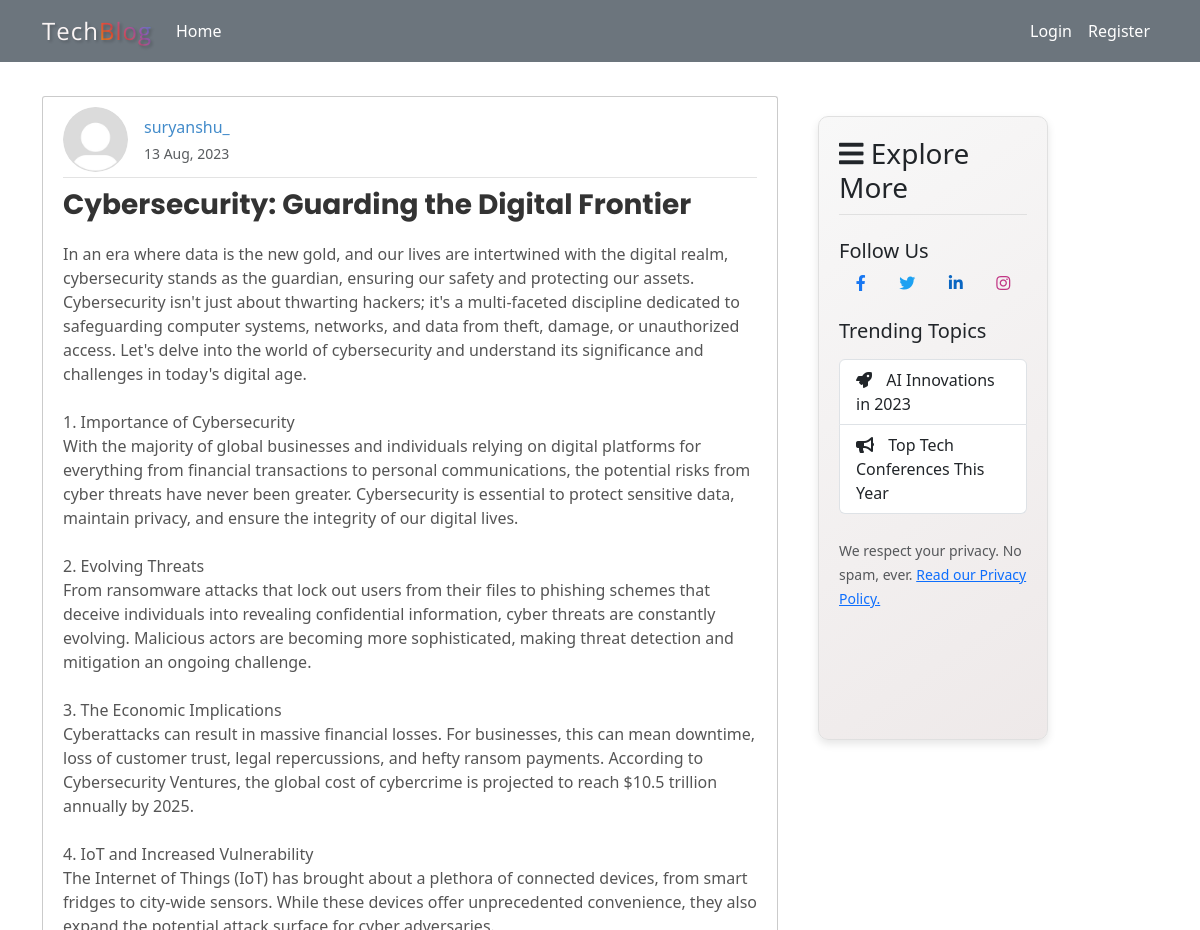
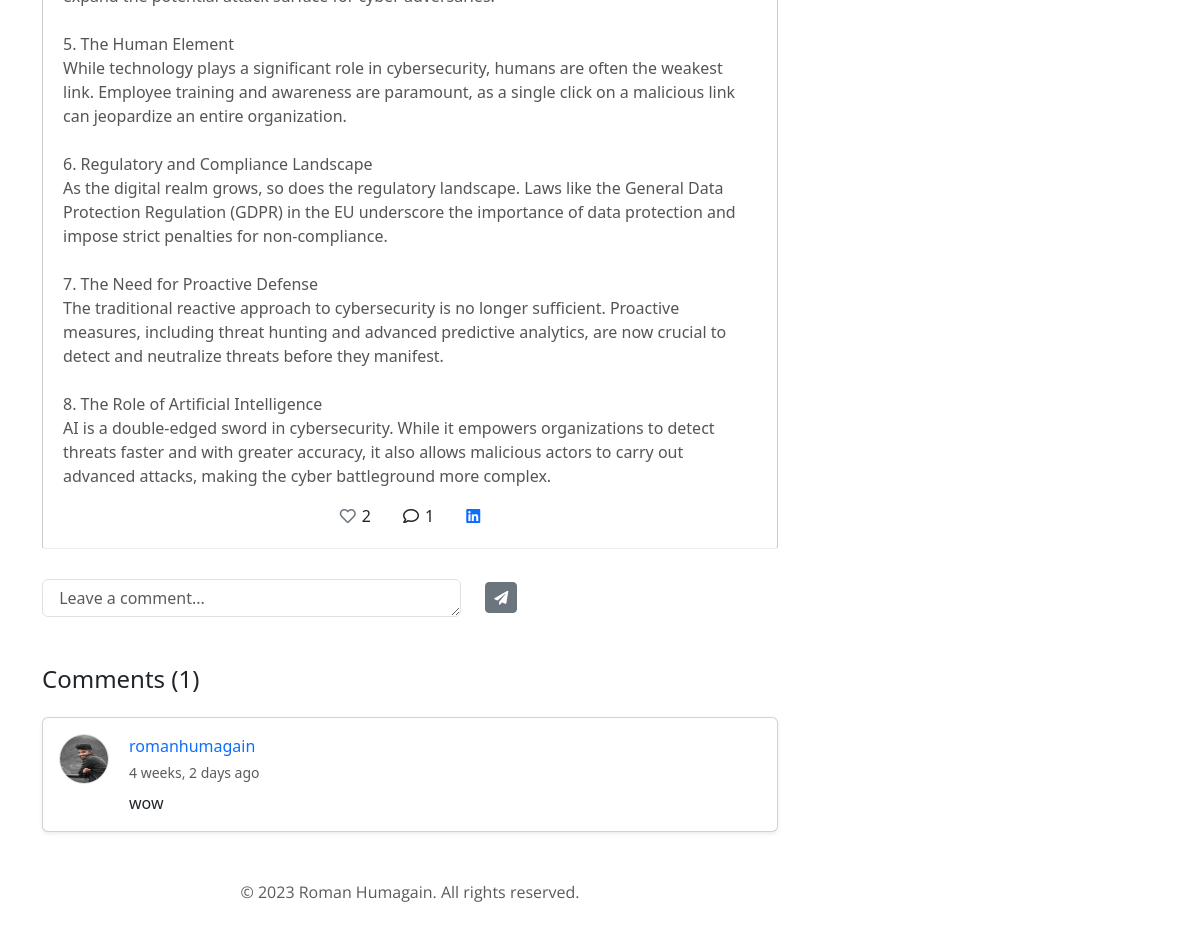
The page /post-details/cybersecurity-059ada4a-2db2-4089-8c98-17434459f6f1/ on the database its author committed (2 pictures, top to bottom).
### Blog/models.py (models this page shows, shortened)
class BlogPost(models.Model):
  author = models.ForeignKey(User , on_delete=models.CASCADE , related_name='posts')
  slug = models.SlugField(null=True,unique=True)
  title = models.CharField(max_length=100)
  content = models.TextField()
  image = models.ImageField(null= True , blank=True, upload_to='blog_image')
  date_posted = models.DateTimeField(default = timezone.now)
  likes_count = models.IntegerField(null=True, default=0)
  is_archived = models.BooleanField(default=False)
  objects = BlogPostManager()
  all_objects = models.Manager()
  def get_absolute_url(self):
    return reverse('post-details' , kwargs={'slug':self.slug})

class BlogComment(models.Model):
  user = models.ForeignKey(User , on_delete=models.CASCADE)
  post = models.ForeignKey(BlogPost , on_delete=models.CASCADE)
  comment = models.TextField()
  parent_comment = models.ForeignKey('self' , on_delete=models.CASCADE , null=True )
  comment_posted_date = models.DateTimeField(default= timezone.now)

### Users/models.py (models this page shows, shortened)
class Profile(models.Model):
    user = models.OneToOneField(User, on_delete=models.CASCADE)
    previous_logged_in_date = models.DateTimeField(null=True , blank=True)
    slug = models.SlugField(null=True,unique=True)
    profile_pic = models.ImageField(default='profile_pics/default.jpg', upload_to='profile_pics')
    bio = models.TextField(null=True, default=None)
    follower_count = models.IntegerField(null=True, default=0)
    following_count = models.IntegerField(null=True, default=0)
    following = models.ManyToManyField('self' , through = 'Follow' , related_name='followers' , symmetrical=False)

### Blog/views.py (the view)
# urls.py: path('post-details/<slug:slug>/' , PostDetailsView.as_view() , name="post-details"),
class PostDetailsView(DetailView):
  model = BlogPost
  template_name = 'blog/post_detail.html'
  def get_context_data(self, **kwargs):
    context = super().get_context_data(**kwargs)
    post = get_object_or_404(BlogPost, slug = self.kwargs.get('slug'))
    context['comments'] = BlogComment.objects.filter(post = post).order_by('-comment_posted_date')
    if self.request.user.is_authenticated:
            has_liked_post = Like.objects.filter(user=self.request.user , post = post).exists()
            context['has_liked_post'] = has_liked_post
    return context

### Blog/context_processors.py (called while the page is built, shortened)
def notification_count(request):
    return {}

### Blog/manager.py (called while the page is built)
  def get_queryset(self) -> QuerySet:
    return super().get_queryset().filter(is_archived = False)

### Blog/templates/blog/post_detail.html (shortened to what this page needs)
{% extends 'blog/base.html' %}
{% load static %}
{% block body %}
{% load humanize %}
<article class="media content-section">
    <div class="media-body">
        <div class="article-metadata d-flex flex-column flex-md-row justify-content-between">
            <div class="d-flex flex-column flex-md-row align-items-start align-items-md-center mb-2 mb-md-1">
                <img class="rounded-circle article-img mr-md-3" src="{{ object.author.profile.profile_pic.url }}"
                    style="width: 65px; height: 65px;">
                <div class="mt-2 mt-md-0">
                    {% if user.profile.slug == object.author.profile.slug %}
                    <a class="d-block font-weight-bold" href="{% url 'user_profile' %}">{{ object.author }}</a>
                    {% else %}
                    <a class="d-block font-weight-bold"
                        href="{% url 'user-profile-details' object.author.profile.slug  %}">{{ object.author }}</a>
                    {% endif %}
                    <small class="text-muted d-block mt-1">{{ object.date_posted|date:"j M, Y" }}</small>
                </div>
            </div>
        </div>
        <h3><a class="article-title" href="">{{ object.title }}</a></h3>
        <p class="article-content">{{ object.content }}</p>
    </div>
    <div class="icons-container d-flex justify-content-center align-items-center">
        <a href="{% url 'like_post' object.id %}"
            class="icon-link like-btn d-flex align-items-center mx-3 text-decoration-none"
            data-post-id="{{ object.id }}">
            <i
                class="{% if has_liked_post %}fas fa-heart text-danger{% else %}far fa-heart text-secondary {% endif %}"></i>
            <span class="icon-count ml-2 text-dark">{{ object.likes_count }}</span>
        </a>
        <a href="{% url 'post-details' object.slug  %}#comments"
            class="icon-link comment-icon d-flex align-items-center mx-3 text-decoration-none">
            <i class="far fa-comment text-dark"></i>
            <span class="icon-count ml-2 text-dark">{{ object.blogcomment_set.count }}</span>
        </a>
        <a href="https://www.linkedin.com/shareArticle?mini=true&url={{ request.build_absolute_uri|add:object.get_absolute_url }}&title={{ post.title }}"
            target="_blank" class="icon-link d-flex align-items-center mx-3 text-decoration-none">
            <i class="fab fa-linkedin text-primary"></i>
        </a>
    </div>
</article>
{% if not user.profile.slug == object.author.profile.slug %}
<form action="{% url 'post-comment' object.slug %}" method="POST">
    <div class="row mt-3">
        <div class="col-8 col-md-7">
            <textarea name="comment" class="form-control .small-comment-textarea" rows="1"
                placeholder=" Leave a comment..."></textarea>
        </div>
        <div class="col-2 col-md-4 d-flex align-items-center">
            <button type="submit" class="btn btn-secondary btn-sm mr-4">
                <i class="fas fa-paper-plane"></i>
            </button>
        </div>
    </div>
</form>
{% endif %}
<section class="mt-5">
    <h4 id="comments" class="mb-4">Comments ({{comments.count}})</h4>
    {% for comment in comments %}
    <div class="card mb-3 p-3 shadow-sm">
        <div class="d-flex align-items-start">
            <img class="rounded-circle border " src="{{ comment.user.profile.profile_pic.url }}"
                alt="{{ comment.user.username }}" style="width: 50px; height: 50px; margin-right: 20px;">
            <div class="flex-grow-1">
                <div class="d-flex justify-content-between align-items-center mb-1">
                    {% if comment.user.profile.slug == user.profile.slug %}
                    <a class="font-weight-bold text-primary" href="{% url 'user_profile' %}"
                        style="text-decoration: none;">{{ comment.user.username }}</a>
                    {% else %}
                    <a class="font-weight-bold" href="{% url 'user-profile-details' comment.user.profile.slug  %}"
                        style="text-decoration: none;">{{ comment.user.username }}</a>
                    {% endif %}
                </div>
                <small class="text-muted d-block mb-2">{{ comment.comment_posted_date|naturaltime }}</small>
                <p class="mb-0">{{ comment.comment }}</p>
            </div>
        </div>
    </div>
    {% empty %}
    <p class="text-muted mt-3">No comments yet. Be the first one to comment!</p>
    {% endfor %}
</section>
{% endblock body %}

### Blog/static/blog/css/base.css (style rules this page uses)
body { font-family: 'Nunito', sans-serif; background-color: #fff; color: #333; }
.content-section { background: #ffffff; padding: 10px 20px; border: 1px solid #cbcbcb; border-radius: 3px; margin-bottom: 20px; }
.article-title { color: #444444; text-decoration: none; }
.article-img { height: 65px; width: 65px; margin-right: 16px; }
.article-metadata { padding-bottom: 1px; margin-bottom: 4px; border-bottom: 1px solid #e3e3e3; text-decoration: none; }
.article-metadata a { font-weight: normal; color: #428bca; text-decoration: none; }
.article-title { font-family: 'Poppins', sans-serif; font-weight: 700; color: #333; text-decoration: none; margin-top: 10px; display: block; }
.article-content { font-size: 16px; line-height: 1.5; color: #555; margin-top: 20px; }
.article-content { white-space: pre-line; }
.media.content-section { margin-bottom: 30px; border-bottom: 1px solid #eee; padding-bottom: 20px; }
.text-muted { font-weight: lighter; }

### rows shown on the page
BlogPost: author.profile.profile_pic (placeholder picture), author "suryanshu_", date_posted "13 Aug, 2023", title "Cybersecurity: Guarding the Digital Frontier", content "In an era where data is the new gold, and our lives are intertwined with the digital realm, cybersecurity stands as the guardian, ensuring our safety and protecting our assets. Cybersecurity isn't just about thwarting hackers; it's a multi-faceted discipline dedicated to safeguarding computer systems, networks, and data from theft, damage, or unauthorized access. Let's delve into the world of cybersecurity and understand its significance and challenges in today's digital age. 1. Importance of Cybersecurity With the majority of global businesses and individuals relying on digital platforms for everything from financial transactions to personal communications, the potential risks from cyber…", likes_count "2", blogcomment_set.count "1"
BlogComment: user.profile.profile_pic (picture), user.username "romanhumagain", comment_posted_date "4 weeks, 2 days ago", comment "wow"

### other values the page prints
{{ comments.count }} "1"
